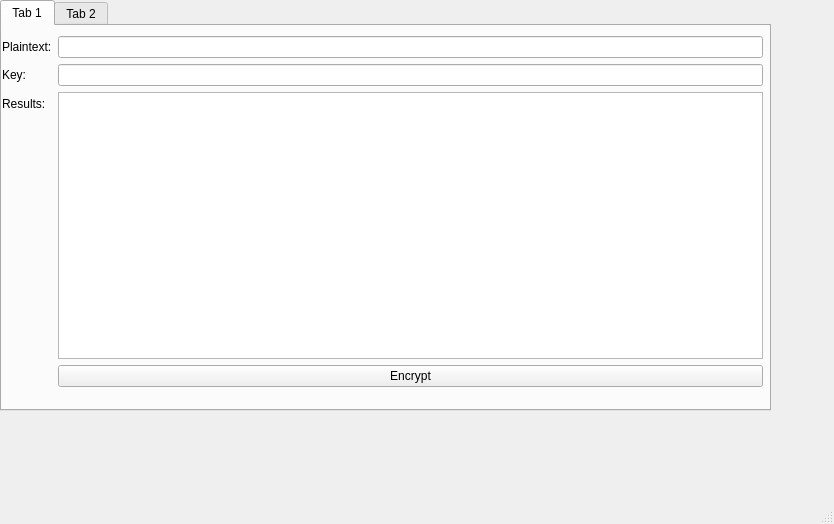
<?xml version="1.0" encoding="UTF-8"?>
<ui version="4.0">
 <class>MainWindow</class>
 <widget class="QMainWindow" name="MainWindow">
  <property name="geometry">
   <rect>
    <x>0</x>
    <y>0</y>
    <width>834</width>
    <height>524</height>
   </rect>
  </property>
  <property name="windowTitle">
   <string>MainWindow</string>
  </property>
  <widget class="QWidget" name="centralwidget">
   <widget class="QTabWidget" name="tabWidget">
    <property name="geometry">
     <rect>
      <x>0</x>
      <y>0</y>
      <width>771</width>
      <height>411</height>
     </rect>
    </property>
    <property name="currentIndex">
     <number>0</number>
    </property>
    <widget class="QWidget" name="tab">
     <attribute name="title">
      <string>Tab 1</string>
     </attribute>
     <widget class="QWidget" name="formLayoutWidget">
      <property name="geometry">
       <rect>
        <x>0</x>
        <y>10</y>
        <width>761</width>
        <height>371</height>
       </rect>
      </property>
      <layout class="QFormLayout" name="formLayout">
       <item row="0" column="1">
        <widget class="QLineEdit" name="lineEditInput"/>
       </item>
       <item row="0" column="0">
        <widget class="QLabel" name="label">
         <property name="text">
          <string>Plaintext:</string>
         </property>
        </widget>
       </item>
       <item row="1" column="1">
        <widget class="QLineEdit" name="lineEditKey"/>
       </item>
       <item row="1" column="0">
        <widget class="QLabel" name="label_2">
         <property name="text">
          <string>Key:</string>
         </property>
        </widget>
       </item>
       <item row="2" column="1">
        <widget class="QTextEdit" name="textEditOutput"/>
       </item>
       <item row="3" column="1">
        <widget class="QPushButton" name="pushButtonEncrypt">
         <property name="text">
          <string>Encrypt</string>
         </property>
        </widget>
       </item>
       <item row="2" column="0">
        <widget class="QLabel" name="label_3">
         <property name="text">
          <string>Results:</string>
         </property>
        </widget>
       </item>
       <item row="7" column="0">
        <widget class="QLabel" name="eCBLabel">
         <property name="text">
          <string/>
         </property>
        </widget>
       </item>
      </layout>
     </widget>
    </widget>
    <widget class="QWidget" name="tab_2">
     <attribute name="title">
      <string>Tab 2</string>
     </attribute>
    </widget>
   </widget>
  </widget>
  <widget class="QMenuBar" name="menubar">
   <property name="geometry">
    <rect>
     <x>0</x>
     <y>0</y>
     <width>834</width>
     <height>21</height>
    </rect>
   </property>
  </widget>
  <widget class="QStatusBar" name="statusbar"/>
 </widget>
 <resources/>
 <connections/>
</ui>
